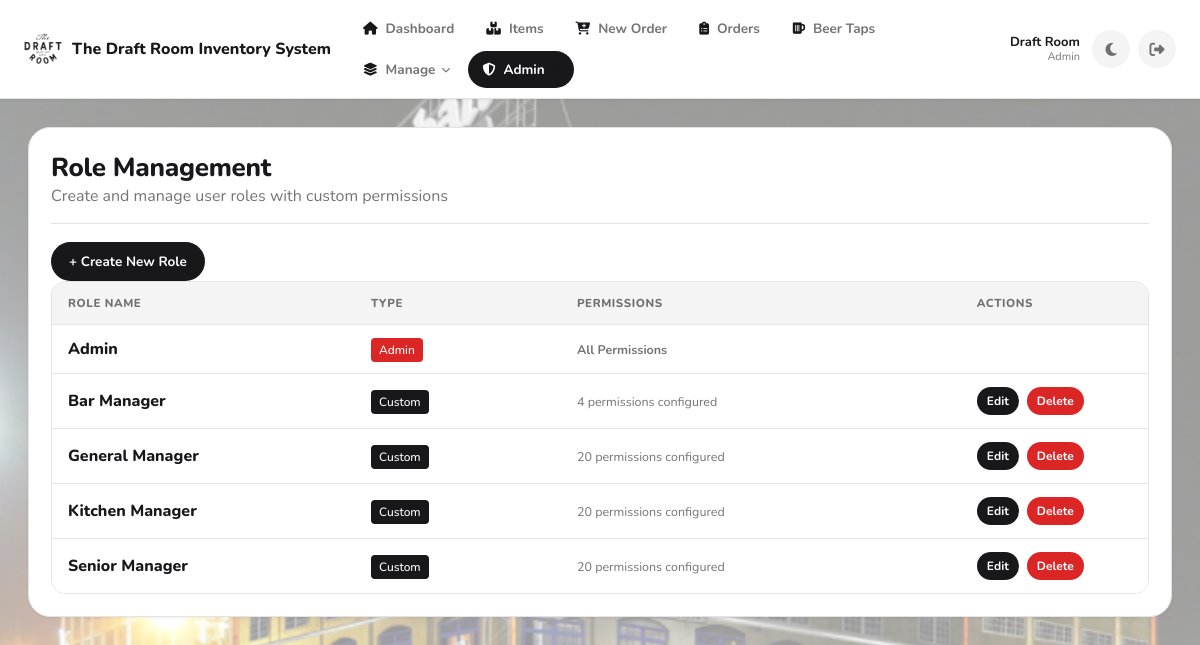
The page /admin/roles (signed in) on the database its author committed.
### app.py (models this page shows, shortened)
class AppSetting(db.Model):
    __tablename__ = "app_settings"
    key = db.Column(db.String(60), primary_key=True)
    value = db.Column(db.String(400), nullable=True)

class User(db.Model):
    __tablename__ = "users"
    id = db.Column(db.Integer, primary_key=True)
    username = db.Column(db.String(80), unique=True, nullable=False)
    first_name = db.Column(db.String(80), nullable=True)
    last_name = db.Column(db.String(80), nullable=True)
    password_hash = db.Column(db.String(255), nullable=False)
    role = db.Column(db.String(20), nullable=False, default="staff")  # Backward compatibility
    role_id = db.Column(db.Integer, db.ForeignKey('roles.id'), nullable=True)  # New: reference to Role
    is_active = db.Column(db.Boolean, nullable=False, default=True)
    created_at = db.Column(db.DateTime, nullable=False, default=utcnow)
    role_obj = db.relationship('Role', backref='users')
    def display_name(self) -> str:
        full = f"{(self.first_name or '').strip()} {(self.last_name or '').strip()}".strip()
        return full if full else self.username
    def get_role_name(self):
        if self.role_obj:
            return self.role_obj.name
        return self.role

class Role(db.Model):
    __tablename__ = "roles"
    id = db.Column(db.Integer, primary_key=True)
    name = db.Column(db.String(80), unique=True, nullable=False)
    is_admin = db.Column(db.Boolean, nullable=False, default=False)
    permissions = db.Column(db.JSON, nullable=False, default=dict)  # Store permissions as JSON
    created_at = db.Column(db.DateTime, nullable=False, default=utcnow)

### app.py (the view)
@app.get("/admin/roles")
def roles_page():
    guard = require_admin()
    if guard:
        return guard
    roles = Role.query.order_by(Role.name).all()
    return render_template("roles.html", roles=roles)

### app.py (called while the page is built)
@app.after_request
def add_security_headers_response(response):
    response.headers["X-Frame-Options"] = "SAMEORIGIN"
    response.headers["X-XSS-Protection"] = "1; mode=block"
    response.headers["X-Content-Type-Options"] = "nosniff"
    response.headers["Content-Security-Policy"] = (
        "default-src 'self'; "
        "script-src 'self' 'unsafe-inline' https://cdnjs.cloudflare.com; "
        "style-src 'self' 'unsafe-inline' https://cdnjs.cloudflare.com; "
        "font-src 'self' https://cdnjs.cloudflare.com; "
        "img-src 'self' data:; "
        "connect-src 'self'; "
        "frame-ancestors 'self'"
    )
    response.headers["Referrer-Policy"] = "strict-origin-when-cross-origin"
    response.headers["Permissions-Policy"] = (
        "geolocation=(), "
        "microphone=(), "
        "camera=(), "
        "payment=()"
    )
    return response

def utcnow() -> datetime:
    return datetime.now(timezone.utc)

def current_user() -> Optional["User"]:
    uid = session.get("user_id")
    if not uid:
        return None
    try:
        return User.query.get(int(uid))
    except Exception:
        return None

def current_user_role() -> str:
    if session.get("break_glass_admin") is True:
        return "admin"
    u = current_user()
    if not u:
        return ""
    return (u.role or "").lower()

def is_logged_in() -> bool:
    return (session.get("break_glass_admin") is True) or (session.get("user_id") is not None)

def can_manage_users() -> bool:
    u = current_user()
    if not u:
        return False
    if session.get("break_glass_admin") is True:
        return True
    if u.role_id:
        role = Role.query.get(u.role_id)
        if role and role.is_admin:
            return True
    if u.role == "admin":
        return True
    return False

def can_edit_inventory() -> bool:
    if session.get("break_glass_admin") is True:
        return True
    u = current_user()
    if not u:
        return False
    if u.role_id:
        role = Role.query.get(u.role_id)
        if role and role.has_permission("can_edit_items"):
            return True
    if u.role == "admin":
        return True
    return False

def require_admin():
    if not is_logged_in():
        return redirect("/login")
    if session.get("break_glass_admin") is True:
        return None
    if not can_manage_users():
        flash("Admin required.", "error")
        return redirect("/")
    return None

### templates/roles.html
{% extends "base.html" %}
{% block content %}
<section class="card">
  <div class="cardhead">
    <div>
      <h1>Role Management</h1>
      <span class="muted">Create and manage user roles with custom permissions</span>
    </div>
  </div>
  <div class="actions">
    <a href="/admin/roles/new" class="btn primary">+ Create New Role</a>
  </div>
  {% if roles %}
    <div class="table">
      <div class="row head" style="grid-template-columns: 1.5fr 1fr 2fr 0.8fr;">
        <div>Role Name</div>
        <div>Type</div>
        <div>Permissions</div>
        <div>Actions</div>
      </div>
      {% for role in roles %}
        <div class="row" style="grid-template-columns: 1.5fr 1fr 2fr 0.8fr;">
          <div>
            <div class="strong">{{ role.name }}</div>
          </div>
          <div class="muted">
            {% if role.is_admin %}
              <span style="background: var(--danger); color: white; padding: 4px 8px; border-radius: 4px; font-size: 12px; font-weight: 500;">Admin</span>
            {% else %}
              <span style="background: var(--primary); color: var(--primary-contrast); padding: 4px 8px; border-radius: 4px; font-size: 12px; font-weight: 500;">Custom</span>
            {% endif %}
          </div>
          <div class="muted smalltxt">
            {% if role.is_admin %}
              <strong>All Permissions</strong>
            {% else %}
              {% set perms = role.permissions.keys()|list if role.permissions else [] %}
              {% if perms %}
                {{ perms|length }} permissions configured
              {% else %}
                No permissions
              {% endif %}
            {% endif %}
          </div>
          <div style="display: flex; gap: 8px;">
            {% if not role.is_admin %}
              <a href="/admin/roles/{{ role.id }}/edit" class="btn" style="font-size: 12px; padding: 6px 10px; text-decoration: none;">Edit</a>
              <form method="POST" action="/admin/roles/{{ role.id }}/delete" style="display: inline;" onsubmit="return confirm('Delete role {{ role.name }}?');">
                <button class="btn btn-danger" style="font-size: 12px; padding: 6px 10px;" type="submit">Delete</button>
              </form>
            {% endif %}
          </div>
        </div>
      {% endfor %}
    </div>
  {% else %}
    <div class="empty">No roles created yet.</div>
  {% endif %}
</section>
{% endblock %}

### templates/base.html (shortened to what this page needs)
<!DOCTYPE html>
<html lang="en">
<head>
  <link rel="stylesheet" href="/static/style.css?v={{ asset_v }}">
  <link rel="stylesheet" href="https://cdnjs.cloudflare.com/ajax/libs/font-awesome/6.4.0/css/all.min.css">
</head>
<body class="app-body">
  <header class="navbar">
    <div class="navbar-inner">
      <a href="/" class="navbar-brand">
        <img src="{{ url_for('static', filename='favicon-96x96.png') }}" alt="{{ business_name }}" class="navbar-logo">
        <span>{{ business_name }} Inventory System</span>
      </a>
      <nav class="navbar-nav">
        <a href="/" class="navlink2 {% if request.path == '/' %}active{% endif %}">
          <i class="fas fa-house"></i><span>Dashboard</span>
        </a>
        <a href="/items" class="navlink2 {% if request.path.startswith('/items') or request.path.startswith('/category') %}active{% endif %}">
          <i class="fas fa-boxes-stacked"></i><span>Items</span>
        </a>
        <a href="/order" class="navlink2 {% if request.path == '/order' %}active{% endif %}">
          <i class="fas fa-cart-plus"></i><span>New Order</span>
        </a>
        <a href="/orders" class="navlink2 {% if request.path.startswith('/orders') or (request.path.startswith('/order/') and request.path != '/order') %}active{% endif %}">
          <i class="fas fa-clipboard-list"></i><span>Orders</span>
        </a>
        <a href="/beers/dashboard" class="navlink2 {% if '/beers' in request.path %}active{% endif %}">
          <i class="fas fa-beer-mug-empty"></i><span>Beer Taps</span>
        </a>
        {% if can_edit_inventory %}
        <div class="navdd">
          <button type="button" class="navlink2 navdd-toggle {% if request.path.startswith('/suppliers') or request.path.startswith('/users') or request.path.startswith('/settings') %}active{% endif %}">
            <i class="fas fa-layer-group"></i><span>Manage</span><i class="fas fa-chevron-down navdd-caret"></i>
          </button>
        </div>
        {% endif %}
        {% if can_manage_users %}
        <div class="navdd">
          <button type="button" class="navlink2 navdd-toggle {% if request.path.startswith('/audit') or request.path.startswith('/admin/roles') %}active{% endif %}">
            <i class="fas fa-shield-halved"></i><span>Admin</span><i class="fas fa-chevron-down navdd-caret"></i>
          </button>
        </div>
        {% endif %}
      </nav>
      <div class="navbar-actions">
        {% if current_user %}
        <div class="navbar-user">
          <span class="navbar-user-name">
            {% if current_user.first_name or current_user.last_name %}
              {{ current_user.first_name }} {{ current_user.last_name }}
            {% else %}
              {{ current_user.username }}
            {% endif %}
          </span>
          <span class="navbar-user-role">{{ auth_role_name.title() if auth_role_name else 'User' }}</span>
        </div>
        {% endif %}
        <button class="theme-toggle" id="themeToggle" title="Toggle light/dark theme">
        </button>
        <a href="/logout" class="logout-btn" title="Logout">
          <i class="fas fa-sign-out-alt"></i>
        </a>
      </div>
    </div>
  </header>
  <main class="main-content">
    <div class="page-content">
      {% block content %}{% endblock %}
    </div>
  </main>
</body>
</html>

### rows shown on the page
AppSetting: value "The Draft Room"
User: first_name "Draft", last_name "Room", role "Admin"
Role: name "Admin", is_admin "Admin"
Role: name "Bar Manager", is_admin "Custom", perms "4"
Role: name "General Manager", is_admin "Custom", perms "20"
Role: name "Kitchen Manager", is_admin "Custom", perms "20"
Role: name "Senior Manager", is_admin "Custom", perms "20"
